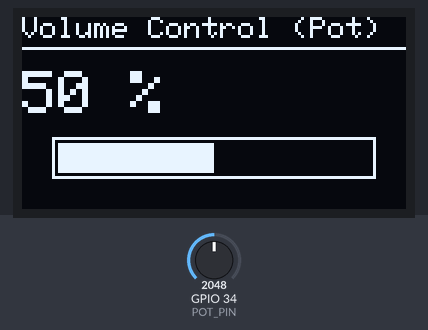
Bench run of a sketch on a simulated ESP32. Shown: 128×64 one-colour display. Inputs (shaded band) come from the test bench; at power-on: GPIO 34 (POT_PIN) = 2048. What the sketch prints to the serial monitor is not drawn.

Above: at 2.4 s.
2.5 s: GPIO 34 (POT_PIN) set to 2129
At 2.8 s:
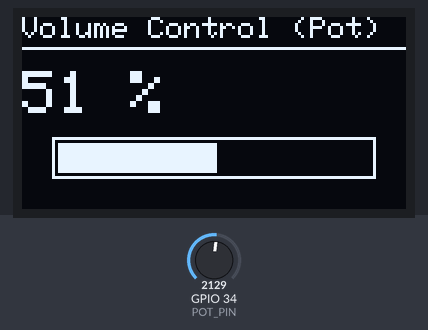
4.0 s: GPIO 34 (POT_PIN) set to 2047
At 4.3 s:
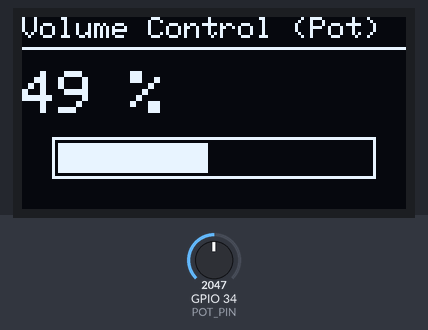
5.5 s: GPIO 34 (POT_PIN) set to 1228
At 5.9 s:
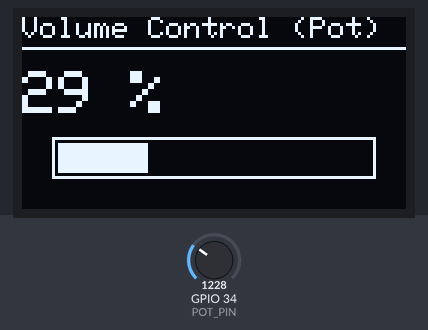
Timing chart, 0 to 8.5 s (numbered marks = the images above; inputs shaded):
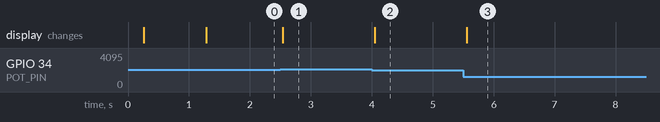

Measured:
- the behaviour switches between 2088 and 2089 on GPIO 34 (POT_PIN) (found by bisection; images 0 and 1)
- after the input at 2.5 s, the display: changes at once (image 1)
- after the input at 4.0 s, the display: changes after 0.05 s (image 2)
- after the input at 5.5 s, the display: changes after 0.06 s (image 3)

The sketch:

esp32_pot_volume_oled_i2c.ino
```cpp
// Activity #4
// 4.2 Volume Control Using OLED Display

#include <Wire.h>
#include <Adafruit_GFX.h>
#include <Adafruit_SSD1306.h>

// ---------- Pin Definitions ----------
#define POT_PIN 34   // Potentiometer wiper (ADC1_CH6)

#define SCREEN_WIDTH   128
#define SCREEN_HEIGHT  64
#define OLED_RESET     -1     // No dedicated reset pin (shares ESP32 reset)
#define SCREEN_ADDRESS 0x3C   // Change to 0x3D if display stays blank

// ---------- Bar graph layout ----------
const int BAR_X      = 10;
const int BAR_Y       = 40;
const int BAR_WIDTH  = 108;
const int BAR_HEIGHT = 14;

// ---------- Objects ----------
Adafruit_SSD1306 display(SCREEN_WIDTH, SCREEN_HEIGHT, &Wire, OLED_RESET);

void setup() {
  Serial.begin(115200);
  delay(200);

  pinMode(POT_PIN, INPUT);

  // Initialize I2C on the default ESP32 pins (SDA=21, SCL=22)
  Wire.begin(33, 25);

  if (!display.begin(SSD1306_SWITCHCAPVCC, SCREEN_ADDRESS)) {
    Serial.println(F("OLED init failed - check wiring/address."));
    while (true) { delay(1000); } // halt: nothing useful to do without display
  }

  display.clearDisplay();
  display.setTextColor(SSD1306_WHITE);
  display.setTextSize(1);
  display.setCursor(0, 0);
  display.println(F("Volume Control Demo"));
  display.println(F("Initializing..."));
  display.display();
  delay(1000);
}

void loop() {
  int rawValue = analogRead(POT_PIN);            // 0-4095
  int volume   = map(rawValue, 0, 4095, 0, 100);  // 0-100 %
  volume = constrain(volume, 0, 100);

  Serial.print(F("Raw: "));
  Serial.print(rawValue);
  Serial.print(F("  Volume: "));
  Serial.print(volume);
  Serial.println(F(" %"));

  showVolume(volume);

  delay(100); // small delay for a stable, readable display update rate
}

void showVolume(int volume) {
  display.clearDisplay();

  // Header
  display.setTextSize(1);
  display.setCursor(0, 0);
  display.println(F("Volume Control (Pot)"));
  display.drawLine(0, 10, SCREEN_WIDTH, 10, SSD1306_WHITE);

  // Big percentage readout
  display.setTextSize(2);
  display.setCursor(0, 18);
  display.print(volume);
  display.print(F(" %"));

  // Bar graph outline
  display.drawRect(BAR_X, BAR_Y, BAR_WIDTH, BAR_HEIGHT, SSD1306_WHITE);

  // Bar graph fill, proportional to volume
  int fillWidth = map(volume, 0, 100, 0, BAR_WIDTH - 4);
  display.fillRect(BAR_X + 2, BAR_Y + 2, fillWidth, BAR_HEIGHT - 4, SSD1306_WHITE);

  display.display();
}
```
